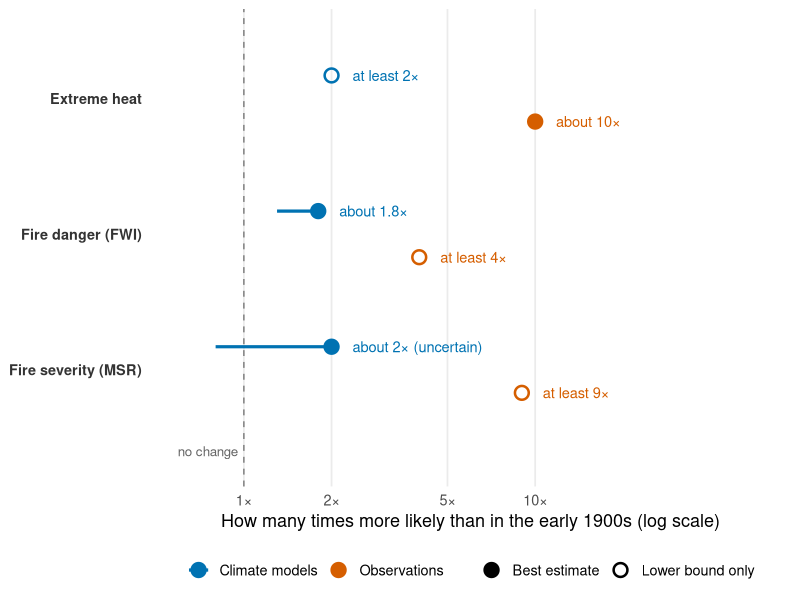

Generate this figure with R:
## ---- chunk 1
#| label: fig-pr
#| fig-cap: "Observations point to a larger rise in risk than climate models do, for each of three fire-related measures"
#| fig-alt: "Dot plot on a logarithmic axis showing how many times more likely an event as extreme as 2019/20 is, compared with the early 1900s. Extreme heat: models at least 2 times, observations about 10 times. Fire danger (FWI): models about 1.8 times, observations at least 4 times. Fire severity (MSR): models about 2 times with a range that includes no change, observations at least 9 times."
#| fig-width: 8
#| fig-height: 4.6

library(ggplot2)
library(dplyr)

# Values are the headline results reported in van Oldenborgh et al. (2021),
# Sections 3 and 5.3-5.7. They are summary figures from the paper,
# not raw data. 'lower' is the lower end of the 95% range where one is reported.
pr <- tibble::tribble(
  ~driver,               ~source,          ~estimate, ~lower, ~kind,              ~label,
  "Extreme heat",        "Climate models",       2,    NA,    "Lower bound only", "at least 2×",
  "Extreme heat",        "Observations",        10,    NA,    "Best estimate",    "about 10×",
  "Fire danger (FWI)",   "Climate models",     1.8,   1.3,    "Best estimate",    "about 1.8×",
  "Fire danger (FWI)",   "Observations",         4,    NA,    "Lower bound only", "at least 4×",
  "Fire severity (MSR)", "Climate models",       2,   0.8,    "Best estimate",    "about 2× (uncertain)",
  "Fire severity (MSR)", "Observations",         9,    NA,    "Lower bound only", "at least 9×"
) |>
  mutate(
    driver = factor(driver, levels = c("Extreme heat", "Fire danger (FWI)", "Fire severity (MSR)")),
    y = (4 - as.numeric(driver)) + if_else(source == "Climate models", 0.17, -0.17)
  )

cols <- c("Climate models" = "#0072B2", "Observations" = "#D55E00")

ggplot(pr, aes(x = estimate, y = y, colour = source)) +
  geom_vline(xintercept = 1, linetype = "dashed", colour = "grey50") +
  geom_segment(
    data = filter(pr, !is.na(lower)),
    aes(x = lower, xend = estimate, yend = y),
    linewidth = 1.1
  ) +
  geom_point(aes(shape = kind), size = 3.8, stroke = 1.3) +
  geom_text(
    aes(x = estimate * 1.18, label = label),
    hjust = 0, size = 3.7, show.legend = FALSE
  ) +
  annotate(
    "text", x = 1, y = 0.4, label = "no change", hjust = 1.1,
    size = 3.4, colour = "grey40"
  ) +
  scale_x_log10(
    breaks = c(1, 2, 5, 10),
    labels = function(x) paste0(x, "×"),
    limits = c(0.6, 60)
  ) +
  scale_y_continuous(
    breaks = 3:1,
    labels = c("Extreme heat", "Fire danger (FWI)", "Fire severity (MSR)"),
    limits = c(0.3, 3.5)
  ) +
  scale_colour_manual(values = cols) +
  scale_shape_manual(values = c("Best estimate" = 19, "Lower bound only" = 1)) +
  labs(
    x = "How many times more likely than in the early 1900s (log scale)",
    y = NULL, colour = NULL, shape = NULL
  ) +
  guides(shape = guide_legend(order = 2), colour = guide_legend(order = 1)) +
  theme_minimal(base_size = 13) +
  theme(
    panel.grid.minor = element_blank(),
    panel.grid.major.y = element_blank(),
    legend.position = "bottom",
    axis.text.y = element_text(face = "bold", colour = "grey20")
  )
## ---- chunk 2
#| label: tbl-scorecard
#| tbl-cap: "What the study found for each measure, and how far to trust it"

scorecard <- tibble::tribble(
  ~Measure,              ~`What it captures`,                         ~`What the study found`,                                   ~`How far to trust it`,
  "Extreme heat",        "Hottest 7-day stretch of the year",         "A week as hot as December 2019 is at least 2× as likely as in the early 1900s", "Strong evidence of an increase; models probably understate its size",
    "Drought",             "Low rainfall, over the year and in the driest month of the fire season", "No detectable climate trend; natural climate patterns account for about two-thirds of the 2019 shortfall", "Finding of no trend does not rule out a small one",
  "Fire danger (FWI)",   "Weather conditions that make fires start and spread", "At least 30% more likely in models; at least 4× in observations", "Direction is clear; observation-based size may be too high",
  "Fire severity (MSR)", "How hard a fire is to bring under control", "At least 9× in observations; about 2× in models, but the range includes no change", "Large gap between observations and models"
)

knitr::kable(scorecard, align = "llll")
